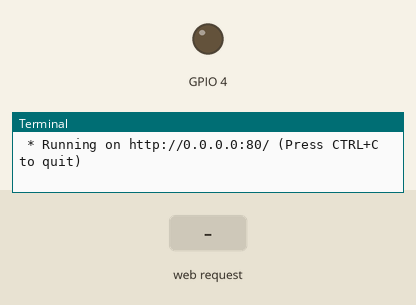
Recording of a program running on a simulated Raspberry Pi (BCM pin numbers). Shown: output pins drawn as LEDs (lit = HIGH), the last lines printed to the terminal. Inputs (shaded band) come from the test bench. The clock reads 2024-03-15 10:24:30 at power-on unless the program sets it.

Above: at 1.2 s.
1.3 s: HTTP request for /hello/on received
At 1.7 s:
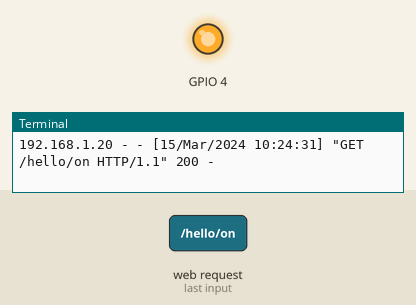
2.8 s: HTTP request for /hello/off received
At 4.0 s:
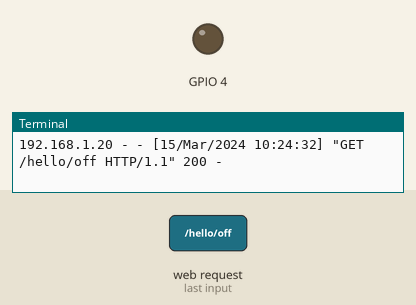
Timing chart, 0 to 5.8 s (numbered marks = the images above; inputs shaded):
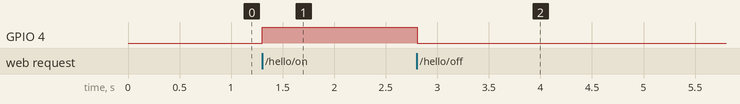

Measured:
- after the input at 1.3 s, GPIO 4: LOW → HIGH at once
- after the input at 2.8 s, GPIO 4: HIGH → LOW at once

The program:

hello-gpio.py
```python
import RPi.GPIO as GPIO
from flask import Flask, render_template
app = Flask(__name__)

GPIO.setmode(GPIO.BCM)
GPIO.setup(4, GPIO.OUT)

@app.route("/hello/<action>")
def hello(action):
 if action == "on":
  GPIO.output(4, True)
  message = "It's on"


 if action == "off":
  GPIO.output(4, False)
  message = "It's off"


 return render_template('main.html', action=action )

if __name__ == "__main__":
 app.run(host='0.0.0.0', port = 80, debug=True)
```
